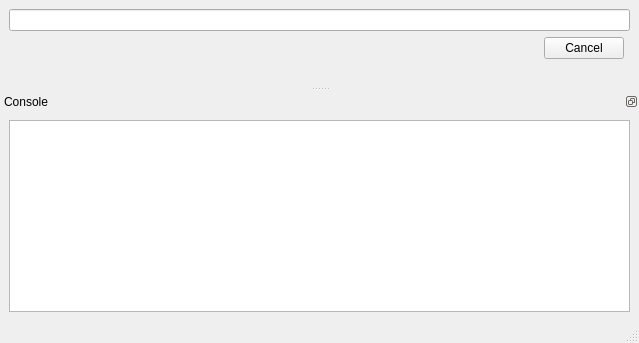
<?xml version="1.0" encoding="UTF-8"?>
<ui version="4.0">
 <class>Console</class>
 <widget class="QMainWindow" name="Console">
  <property name="geometry">
   <rect>
    <x>0</x>
    <y>0</y>
    <width>639</width>
    <height>343</height>
   </rect>
  </property>
  <property name="windowTitle">
   <string>MainWindow</string>
  </property>
  <widget class="QWidget" name="centralwidget">
   <layout class="QGridLayout" name="gridLayout">
    <item row="0" column="0" rowspan="2" colspan="3">
     <widget class="QLineEdit" name="textCommandLine"/>
    </item>
    <item row="2" column="0">
     <spacer name="horizontalSpacer">
      <property name="orientation">
       <enum>Qt::Horizontal</enum>
      </property>
      <property name="sizeHint" stdset="0">
       <size>
        <width>507</width>
        <height>20</height>
       </size>
      </property>
     </spacer>
    </item>
    <item row="2" column="1">
     <widget class="QPushButton" name="buttonCandel">
      <property name="text">
       <string>Cancel</string>
      </property>
     </widget>
    </item>
    <item row="3" column="0" colspan="2">
     <spacer name="verticalSpacer">
      <property name="orientation">
       <enum>Qt::Vertical</enum>
      </property>
      <property name="sizeHint" stdset="0">
       <size>
        <width>20</width>
        <height>40</height>
       </size>
      </property>
     </spacer>
    </item>
   </layout>
  </widget>
  <widget class="QMenuBar" name="menubar">
   <property name="geometry">
    <rect>
     <x>0</x>
     <y>0</y>
     <width>639</width>
     <height>22</height>
    </rect>
   </property>
  </widget>
  <widget class="QStatusBar" name="statusbar"/>
  <widget class="QDockWidget" name="dockConsole">
   <property name="sizePolicy">
    <sizepolicy hsizetype="Preferred" vsizetype="Preferred">
     <horstretch>0</horstretch>
     <verstretch>1</verstretch>
    </sizepolicy>
   </property>
   <property name="minimumSize">
    <size>
     <width>200</width>
     <height>200</height>
    </size>
   </property>
   <property name="features">
    <set>QDockWidget::DockWidgetFloatable|QDockWidget::DockWidgetMovable</set>
   </property>
   <property name="windowTitle">
    <string>Console</string>
   </property>
   <attribute name="dockWidgetArea">
    <number>8</number>
   </attribute>
   <widget class="QWidget" name="dockWidgetContents_3">
    <property name="sizePolicy">
     <sizepolicy hsizetype="Preferred" vsizetype="Preferred">
      <horstretch>1</horstretch>
      <verstretch>1</verstretch>
     </sizepolicy>
    </property>
    <layout class="QVBoxLayout" name="verticalLayout_2">
     <item>
      <widget class="QTextEdit" name="textConsole"/>
     </item>
    </layout>
   </widget>
  </widget>
 </widget>
 <resources/>
 <connections>
  <connection>
   <sender>buttonCandel</sender>
   <signal>clicked()</signal>
   <receiver>Console</receiver>
   <slot>onCancel()</slot>
   <hints>
    <hint type="sourcelabel">
     <x>564</x>
     <y>71</y>
    </hint>
    <hint type="destinationlabel">
     <x>447</x>
     <y>96</y>
    </hint>
   </hints>
  </connection>
  <connection>
   <sender>textCommandLine</sender>
   <signal>returnPressed()</signal>
   <receiver>Console</receiver>
   <slot>onCommandLine()</slot>
   <hints>
    <hint type="sourcelabel">
     <x>311</x>
     <y>47</y>
    </hint>
    <hint type="destinationlabel">
     <x>270</x>
     <y>71</y>
    </hint>
   </hints>
  </connection>
 </connections>
 <slots>
  <slot>onCancel()</slot>
  <slot>onCommandLine()</slot>
 </slots>
</ui>
